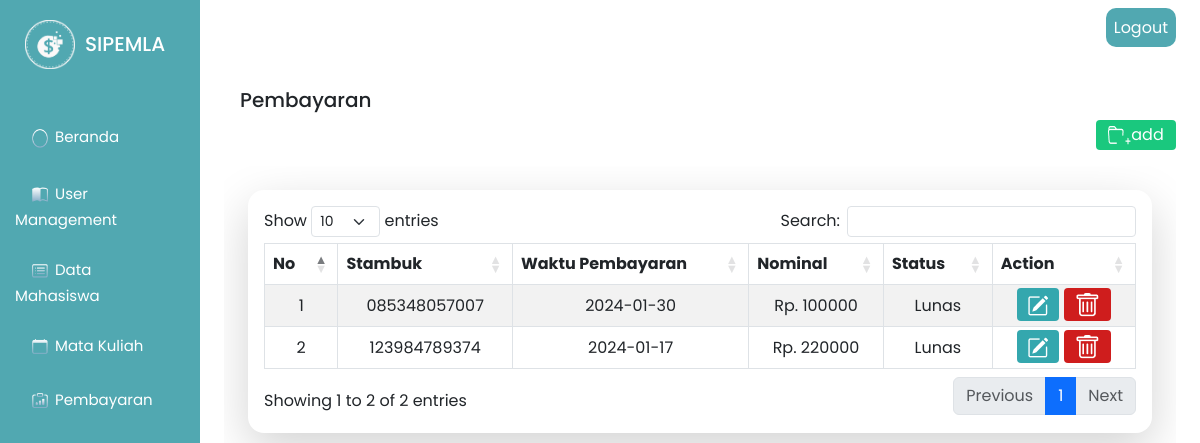
Before: /SIPEMLA/Pembayaran (signed in) with the older database file.
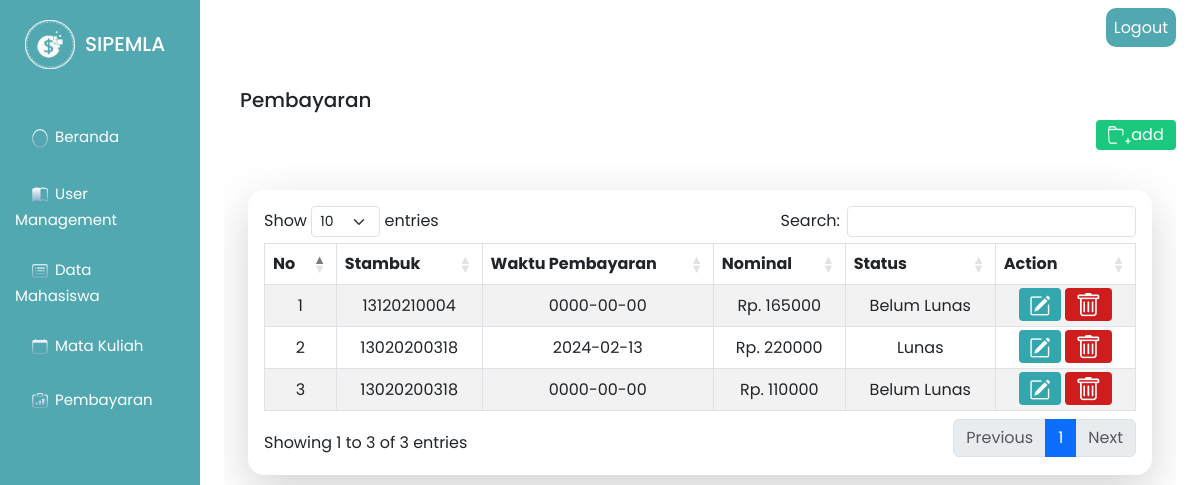
After: the same page with the newer database file.
### tables this page shows
CREATE TABLE `pembayaran` (
  `idpembayaran` int(11) NOT NULL,
  `iduser` int(11) NOT NULL,
  `stambuk` varchar(15) NOT NULL,
  `waktupembayaran` date NOT NULL,
  `nominal` bigint(20) NOT NULL,
  `status` enum('Lunas','Belum Lunas','','') NOT NULL
);

### SIPEMLA/app/core/Controller.php (called while the page is built, shortened)
<?php
class Controller
{
    public function view($view, $data = [])
    {
        require_once 'app/views/' . $view . '.php';
    }
    public function model($model)
    {
        return new $model;
    }
}

### SIPEMLA/app/core/App.php (called while the page is built, shortened)
<?php
class App {
    protected $controller = 'Home';
    protected $method = 'index';
    protected $params = [];
    public function __construct() {
        $url = $this->parseURL();
        if(empty($url[0])){
            if(file_exists('home.php')) {
                $this->controller = $url[0];
                unset($url[0]);
            }
            require_once 'app/controllers/' . $this->controller . '.php';
            $this->controller = new $this->controller;
        }else{
            if(file_exists('app/controllers/' . $url[0] . '.php')) {
                $this->controller = $url[0];
            }
            $this->controller = new $this->controller;
        }
        call_user_func_array([$this->controller, $this->method], $this->params);
    }
    public function parseURL(){
        if(isset($_GET['url'])) {
            $url = rtrim($_GET['url'], '/');
            $url = filter_var($url, FILTER_SANITIZE_URL);
            $url = explode('/', $url);
            return $url;
        }
    }
}

### SIPEMLA/index.php (called while the page is built, shortened)
<?php
$app = new App;

### SIPEMLA/app/core/Database.php (called while the page is built, shortened)
<?php
class Database {
    private $host       = DB_HOST;
    private $user       = DB_USER;
    private $pass       = DB_PASS;
    private $db_name    = DB_NAME;
    private $dbh;
    private $stmt;
    public function __construct(){
        $dsn = 'mysql:host=' .$this->host. ';dbname='.$this->db_name;
        $option = [
            PDO::ATTR_PERSISTENT => true,
            PDO::ATTR_ERRMODE =>PDO::ERRMODE_EXCEPTION
        ];
        try {
            $this->dbh = new PDO($dsn, $this->user, $this->pass, $option);
        } catch(PDOExeption $e) {
            die($e->getMessage());
        }
    }
    public function query($query){
        $this->stmt = $this->dbh->prepare($query);
    }
    public function execute()
    {
        $this->stmt->execute();
    }
    public function resultSet()
    {
        $this->execute();
        return $this->stmt->fetchAll(PDO::FETCH_ASSOC);
    }
}

### SIPEMLA/app/models/Pembayaran_model.php (called while the page is built, shortened)
<?php
class Pembayaran_model
{
    private $db;
    public function __construct()
    {
        $this->db = new Database;
    }
    public function tampil()
    {
        $this->db->query("SELECT * FROM pembayaran ORDER BY idpembayaran ASC");
        return $this->db->resultSet();
    }
}

### SIPEMLA/app/views/Pembayaran/index.php (the view, shortened to what the changed rows need)
<link rel="stylesheet" href="<?= BASEURL ?>/assets/css/pembayaran.css">
<div class="container-usermanagement1">
    <div class="container-btn mt-3 ">
        <a class="btn-logout btn-sm" href="<?= BASEURL ?>/Login/keluar" role="button" onclick="return confirm('Anda Yakin Ingin Keluar')">Logout</a>
    </div>
    <div class="mt-5 ms-3 mb-2">
        <h5>Pembayaran</h5>
    </div>
    <div>
        <div class="container-user col-12 mx-auto">
            <div class="container-btn-add mb-3">
                <button class="btn-add add-pembayaran" type="submit" data-bs-toggle="modal" data-bs-target="#formPembayaran"><img src="<?= BASEURL ?>/assets/img/add.png" alt="">add</button>
            </div>
            <div class="overflow-y-auto p-4" style="max-height: 75vh;">
                <div class="overflow-x-auto rounded-4 shadow-lg p-3" style="min-width: 750px;">
                    <table id="myTable" class="table table-bordered table-striped" style="width:100%">
                        <thead>
                            <tr>
                                <th>No</th>
                                <th>Stambuk</th>
                                <th>Waktu Pembayaran</th>
                                <th>Nominal</th>
                                <th>Status</th>
                                <th>Action</th>
                            </tr>
                        </thead>
                        <tbody>
                            <?php
                            $no = 0;
                            foreach ($data['pembayaran'] as $pmb) :
                                $no++;
                            ?>
                                <tr>
                                    <td><?= $no; ?></td>
                                    <td><?= $pmb['stambuk']; ?></td>
                                    <td><?= $pmb['waktupembayaran']; ?></td>
                                    <td>Rp. <?= $pmb['nominal']; ?></td>
                                    <td><?= $pmb['status']; ?></td>
                                    <td>
                                        <a class="btn-edit edit-pembayaran" role="button" href="<?= BASEURL; ?>/Pembayaran/editTampil/<?= $pmb['idpembayaran'] ?>" data-bs-toggle="modal" data-bs-target="#formPembayaran" data-id="<?= $pmb['idpembayaran']; ?>"><img src="<?= BASEURL ?>/assets/img/edit.png" alt="icon-edit"></a>
                                        <a class="btn-delete" role="button" href="<?= BASEURL; ?>/Pembayaran/hapus/<?= $pmb['idpembayaran'] ?>" onclick="return confirm('Anda Yakin Ingin Hapus')"><img src="<?= BASEURL ?>/assets/img/delete.png" alt="icon-delete"></a>
                                    </td>
                                </tr>
                            <?php endforeach; ?>
                        </tbody>
                    </table>
                </div>
            </div>
        </div>
    </div>
</div>

Changed rows visible on the page:
removed pembayaran: stambuk "085348057007", waktupembayaran "2024-01-30", nominal "100000", status "Lunas"
removed pembayaran: stambuk "123984789374", waktupembayaran "2024-01-17", nominal "220000", status "Lunas"
added pembayaran: stambuk "13120210004", waktupembayaran "0000-00-00", nominal "165000", status "Belum Lunas"
added pembayaran: stambuk "13020200318", waktupembayaran "2024-02-13", nominal "220000", status "Lunas"
added pembayaran: stambuk "13020200318", waktupembayaran "0000-00-00", nominal "110000", status "Belum Lunas"
Other visible differences:
text written by a page script: "Show entries Search: Showing 1 to 2 of 2 entries Previous 1 Next" → "Show entries Search: Showing 1 to 3 of 3 entries Previous 1 Next"
